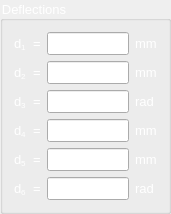
  <widget class="QGroupBox" name="gridGroupBox_6">
   <property name="geometry">
    <rect>
     <x>680</x>
     <y>80</y>
     <width>171</width>
     <height>187</height>
    </rect>
   </property>
   <property name="font">
    <font>
     <family>MS Shell Dlg 2</family>
     <pointsize>10</pointsize>
     <weight>50</weight>
     <italic>false</italic>
     <bold>false</bold>
    </font>
   </property>
   <property name="styleSheet">
    <string notr="true">font: 10pt &quot;MS Shell Dlg 2&quot;;
color: rgb(255, 255, 255);</string>
   </property>
   <property name="title">
    <string>Deflections</string>
   </property>
   <property name="alignment">
    <set>Qt::AlignLeading|Qt::AlignLeft|Qt::AlignVCenter</set>
   </property>
   <layout class="QGridLayout" name="gridLayout_4">
    <item row="2" column="2">
     <widget class="QLineEdit" name="d3">
      <property name="font">
       <font>
        <family>MS Shell Dlg 2</family>
        <pointsize>10</pointsize>
        <weight>50</weight>
        <italic>false</italic>
        <bold>false</bold>
       </font>
      </property>
      <property name="styleSheet">
       <string notr="true">color: rgb(255, 85, 255);</string>
      </property>
      <property name="alignment">
       <set>Qt::AlignRight|Qt::AlignTrailing|Qt::AlignVCenter</set>
      </property>
      <property name="readOnly">
       <bool>true</bool>
      </property>
     </widget>
    </item>
    <item row="0" column="2">
     <widget class="QLineEdit" name="d1">
      <property name="font">
       <font>
        <family>MS Shell Dlg 2</family>
        <pointsize>10</pointsize>
        <weight>50</weight>
        <italic>false</italic>
        <bold>false</bold>
       </font>
      </property>
      <property name="styleSheet">
       <string notr="true">color: rgb(255, 85, 255);</string>
      </property>
      <property name="alignment">
       <set>Qt::AlignRight|Qt::AlignTrailing|Qt::AlignVCenter</set>
      </property>
      <property name="readOnly">
       <bool>true</bool>
      </property>
     </widget>
    </item>
    <item row="1" column="2">
     <widget class="QLineEdit" name="d2">
      <property name="font">
       <font>
        <family>MS Shell Dlg 2</family>
        <pointsize>10</pointsize>
        <weight>50</weight>
        <italic>false</italic>
        <bold>false</bold>
       </font>
      </property>
      <property name="styleSheet">
       <string notr="true">color: rgb(255, 85, 255);</string>
      </property>
      <property name="alignment">
       <set>Qt::AlignRight|Qt::AlignTrailing|Qt::AlignVCenter</set>
      </property>
      <property name="readOnly">
       <bool>true</bool>
      </property>
     </widget>
    </item>
    <item row="1" column="3">
     <widget class="QLabel" name="label_30">
      <property name="font">
       <font>
        <family>MS Shell Dlg 2</family>
        <pointsize>10</pointsize>
        <weight>50</weight>
        <italic>false</italic>
        <bold>false</bold>
       </font>
      </property>
      <property name="text">
       <string>mm</string>
      </property>
     </widget>
    </item>
    <item row="2" column="3">
     <widget class="QLabel" name="label_44">
      <property name="font">
       <font>
        <family>MS Shell Dlg 2</family>
        <pointsize>10</pointsize>
        <weight>50</weight>
        <italic>false</italic>
        <bold>false</bold>
       </font>
      </property>
      <property name="text">
       <string>rad</string>
      </property>
     </widget>
    </item>
    <item row="0" column="1">
     <widget class="QLabel" name="label_29">
      <property name="font">
       <font>
        <family>MS Shell Dlg 2</family>
        <pointsize>10</pointsize>
        <weight>50</weight>
        <italic>false</italic>
        <bold>false</bold>
       </font>
      </property>
      <property name="text">
       <string>=</string>
      </property>
     </widget>
    </item>
    <item row="1" column="1">
     <widget class="QLabel" name="label_45">
      <property name="font">
       <font>
        <family>MS Shell Dlg 2</family>
        <pointsize>10</pointsize>
        <weight>50</weight>
        <italic>false</italic>
        <bold>false</bold>
       </font>
      </property>
      <property name="text">
       <string>=</string>
      </property>
     </widget>
    </item>
    <item row="0" column="0">
     <widget class="QLabel" name="label_49">
      <property name="font">
       <font>
        <family>MS Shell Dlg 2</family>
        <pointsize>10</pointsize>
        <weight>50</weight>
        <italic>false</italic>
        <bold>false</bold>
       </font>
      </property>
      <property name="text">
       <string>&lt;html&gt;&lt;head/&gt;&lt;body&gt;&lt;p&gt;d&lt;span style=&quot; vertical-align:sub;&quot;&gt;1&lt;/span&gt;&lt;/p&gt;&lt;/body&gt;&lt;/html&gt;</string>
      </property>
     </widget>
    </item>
    <item row="1" column="0">
     <widget class="QLabel" name="label_46">
      <property name="font">
       <font>
        <family>MS Shell Dlg 2</family>
        <pointsize>10</pointsize>
        <weight>50</weight>
        <italic>false</italic>
        <bold>false</bold>
       </font>
      </property>
      <property name="text">
       <string>&lt;html&gt;&lt;head/&gt;&lt;body&gt;&lt;p&gt;d&lt;span style=&quot; vertical-align:sub;&quot;&gt;2&lt;/span&gt;&lt;/p&gt;&lt;/body&gt;&lt;/html&gt;</string>
      </property>
     </widget>
    </item>
    <item row="2" column="1">
     <widget class="QLabel" name="label_47">
      <property name="font">
       <font>
        <family>MS Shell Dlg 2</family>
        <pointsize>10</pointsize>
        <weight>50</weight>
        <italic>false</italic>
        <bold>false</bold>
       </font>
      </property>
      <property name="text">
       <string>=</string>
      </property>
     </widget>
    </item>
    <item row="0" column="3">
     <widget class="QLabel" name="label_48">
      <property name="font">
       <font>
        <family>MS Shell Dlg 2</family>
        <pointsize>10</pointsize>
        <weight>50</weight>
        <italic>false</italic>
        <bold>false</bold>
       </font>
      </property>
      <property name="text">
       <string>mm</string>
      </property>
     </widget>
    </item>
    <item row="3" column="2">
     <widget class="QLineEdit" name="d4">
      <property name="font">
       <font>
        <family>MS Shell Dlg 2</family>
        <pointsize>10</pointsize>
        <weight>50</weight>
        <italic>false</italic>
        <bold>false</bold>
       </font>
      </property>
      <property name="styleSheet">
       <string notr="true">color: rgb(255, 85, 255);</string>
      </property>
      <property name="alignment">
       <set>Qt::AlignRight|Qt::AlignTrailing|Qt::AlignVCenter</set>
      </property>
      <property name="readOnly">
       <bool>true</bool>
      </property>
     </widget>
    </item>
    <item row="4" column="1">
     <widget class="QLabel" name="label_50">
      <property name="font">
       <font>
        <family>MS Shell Dlg 2</family>
        <pointsize>10</pointsize>
        <weight>50</weight>
        <italic>false</italic>
        <bold>false</bold>
       </font>
      </property>
      <property name="text">
       <string>=</string>
      </property>
     </widget>
    </item>
    <item row="4" column="2">
     <widget class="QLineEdit" name="d5">
      <property name="font">
       <font>
        <family>MS Shell Dlg 2</family>
        <pointsize>10</pointsize>
        <weight>50</weight>
        <italic>false</italic>
        <bold>false</bold>
       </font>
      </property>
      <property name="styleSheet">
       <string notr="true">color: rgb(255, 85, 255);</string>
      </property>
      <property name="alignment">
       <set>Qt::AlignRight|Qt::AlignTrailing|Qt::AlignVCenter</set>
      </property>
      <property name="readOnly">
       <bool>true</bool>
      </property>
     </widget>
    </item>
    <item row="2" column="0">
     <widget class="QLabel" name="label_51">
      <property name="font">
       <font>
        <family>MS Shell Dlg 2</family>
        <pointsize>10</pointsize>
        <weight>50</weight>
        <italic>false</italic>
        <bold>false</bold>
       </font>
      </property>
      <property name="text">
       <string>&lt;html&gt;&lt;head/&gt;&lt;body&gt;&lt;p&gt;d&lt;span style=&quot; vertical-align:sub;&quot;&gt;3&lt;/span&gt;&lt;/p&gt;&lt;/body&gt;&lt;/html&gt;</string>
      </property>
     </widget>
    </item>
    <item row="4" column="0">
     <widget class="QLabel" name="label_52">
      <property name="font">
       <font>
        <family>MS Shell Dlg 2</family>
        <pointsize>10</pointsize>
        <weight>50</weight>
        <italic>false</italic>
        <bold>false</bold>
       </font>
      </property>
      <property name="text">
       <string>&lt;html&gt;&lt;head/&gt;&lt;body&gt;&lt;p&gt;d&lt;span style=&quot; vertical-align:sub;&quot;&gt;5&lt;/span&gt;&lt;/p&gt;&lt;/body&gt;&lt;/html&gt;</string>
      </property>
     </widget>
    </item>
    <item row="4" column="3">
     <widget class="QLabel" name="label_53">
      <property name="font">
       <font>
        <family>MS Shell Dlg 2</family>
        <pointsize>10</pointsize>
        <weight>50</weight>
        <italic>false</italic>
        <bold>false</bold>
       </font>
      </property>
      <property name="text">
       <string>mm</string>
      </property>
     </widget>
    </item>
    <item row="3" column="3">
     <widget class="QLabel" name="label_54">
      <property name="font">
       <font>
        <family>MS Shell Dlg 2</family>
        <pointsize>10</pointsize>
        <weight>50</weight>
        <italic>false</italic>
        <bold>false</bold>
       </font>
      </property>
      <property name="text">
       <string>mm</string>
      </property>
     </widget>
    </item>
    <item row="3" column="1">
     <widget class="QLabel" name="label_55">
      <property name="font">
       <font>
        <family>MS Shell Dlg 2</family>
        <pointsize>10</pointsize>
        <weight>50</weight>
        <italic>false</italic>
        <bold>false</bold>
       </font>
      </property>
      <property name="text">
       <string>=</string>
      </property>
     </widget>
    </item>
    <item row="5" column="3">
     <widget class="QLabel" name="label_96">
      <property name="font">
       <font>
        <family>MS Shell Dlg 2</family>
        <pointsize>10</pointsize>
        <weight>50</weight>
        <italic>false</italic>
        <bold>false</bold>
       </font>
      </property>
      <property name="text">
       <string>rad</string>
      </property>
     </widget>
    </item>
    <item row="5" column="1">
     <widget class="QLabel" name="label_95">
      <property name="font">
       <font>
        <family>MS Shell Dlg 2</family>
        <pointsize>10</pointsize>
        <weight>50</weight>
        <italic>false</italic>
        <bold>false</bold>
       </font>
      </property>
      <property name="text">
       <string>=</string>
      </property>
     </widget>
    </item>
    <item row="5" column="0">
     <widget class="QLabel" name="label_94">
      <property name="font">
       <font>
        <family>MS Shell Dlg 2</family>
        <pointsize>10</pointsize>
        <weight>50</weight>
        <italic>false</italic>
        <bold>false</bold>
       </font>
      </property>
      <property name="text">
       <string>&lt;html&gt;&lt;head/&gt;&lt;body&gt;&lt;p&gt;d&lt;span style=&quot; vertical-align:sub;&quot;&gt;6&lt;/span&gt;&lt;/p&gt;&lt;/body&gt;&lt;/html&gt;</string>
      </property>
     </widget>
    </item>
    <item row="5" column="2">
     <widget class="QLineEdit" name="d6">
      <property name="font">
       <font>
        <family>MS Shell Dlg 2</family>
        <pointsize>10</pointsize>
        <weight>50</weight>
        <italic>false</italic>
        <bold>false</bold>
       </font>
      </property>
      <property name="styleSheet">
       <string notr="true">color: rgb(255, 85, 255);</string>
      </property>
      <property name="alignment">
       <set>Qt::AlignRight|Qt::AlignTrailing|Qt::AlignVCenter</set>
      </property>
      <property name="readOnly">
       <bool>true</bool>
      </property>
     </widget>
    </item>
    <item row="3" column="0">
     <widget class="QLabel" name="label_93">
      <property name="font">
       <font>
        <family>MS Shell Dlg 2</family>
        <pointsize>10</pointsize>
        <weight>50</weight>
        <italic>false</italic>
        <bold>false</bold>
       </font>
      </property>
      <property name="text">
       <string>&lt;html&gt;&lt;head/&gt;&lt;body&gt;&lt;p&gt;d&lt;span style=&quot; vertical-align:sub;&quot;&gt;4&lt;/span&gt;&lt;/p&gt;&lt;/body&gt;&lt;/html&gt;</string>
      </property>
     </widget>
    </item>
   </layout>
  </widget>
